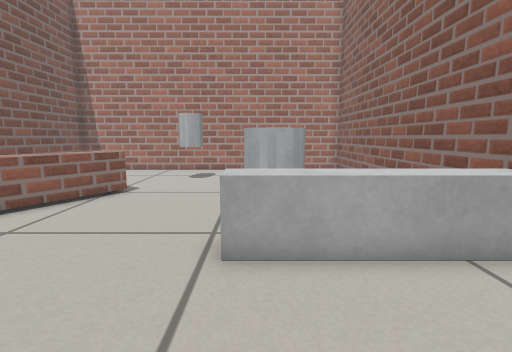
view 1 (above)

15 first-person views from a walk through a robot-simulator world made for Gazebo. The camera is 0.46 m above the floor, tilts 8° down and sees 85° across. The floor is counted in squares, 0.2 m on a side. Each view is taken from the middle of a square. On the plan, view 1 faces up. The plan holds only what a view shows up to about 17 squares ahead; the rest is blank.

view 2
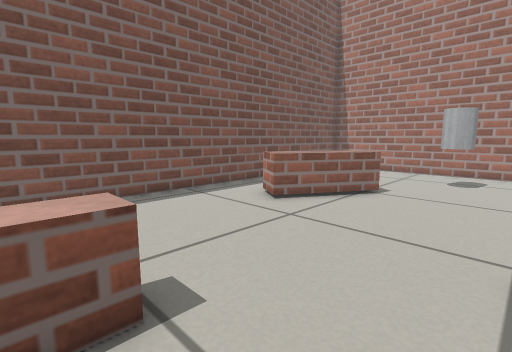

view 3
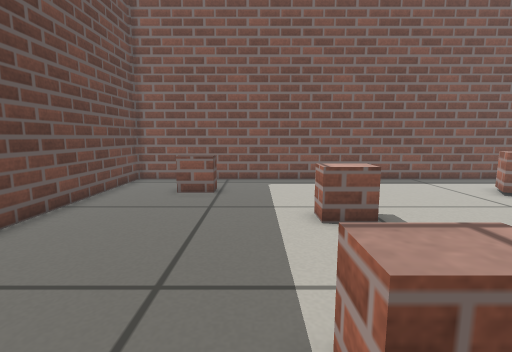

view 4
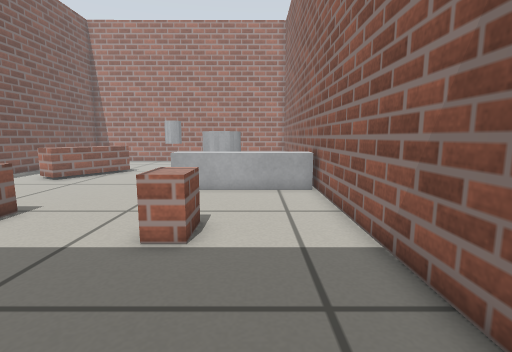

view 5
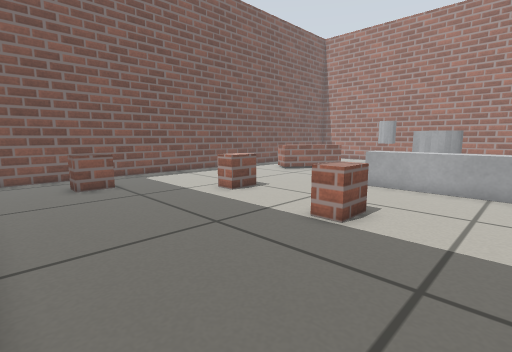

view 6
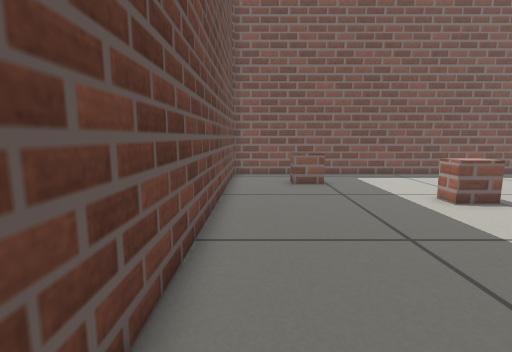

view 7
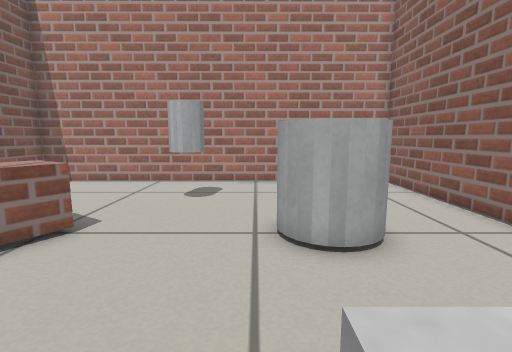

view 8
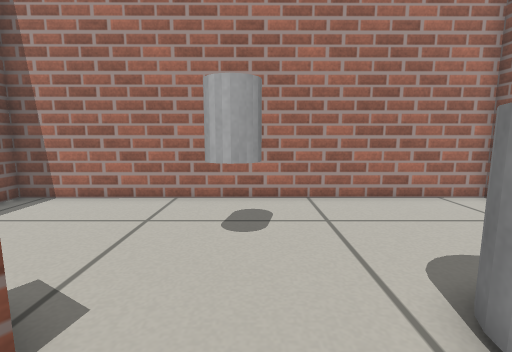

view 9
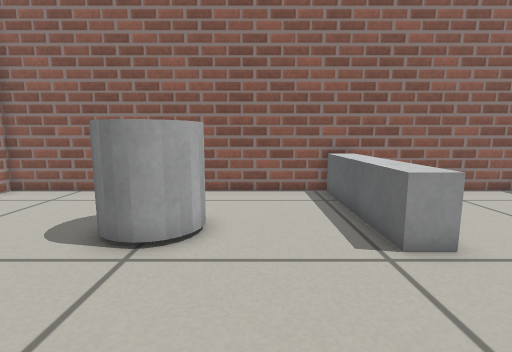

view 10
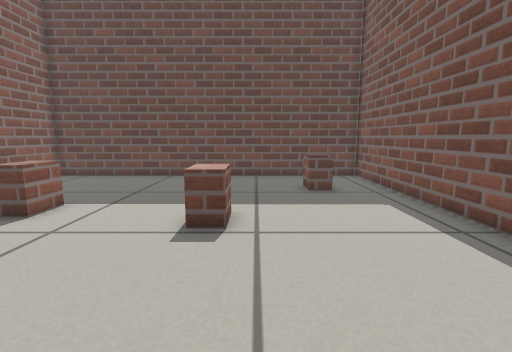

view 11
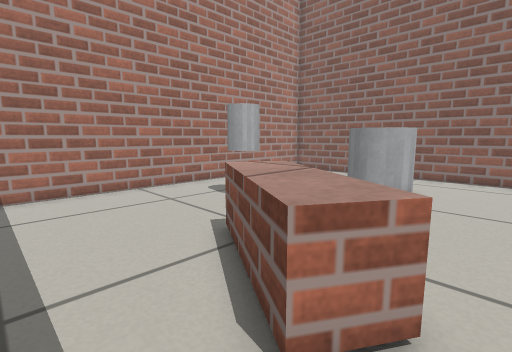

view 12
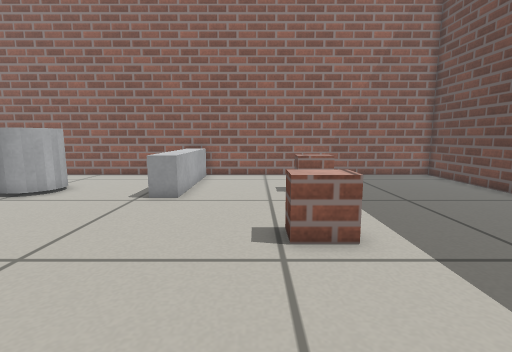

view 13
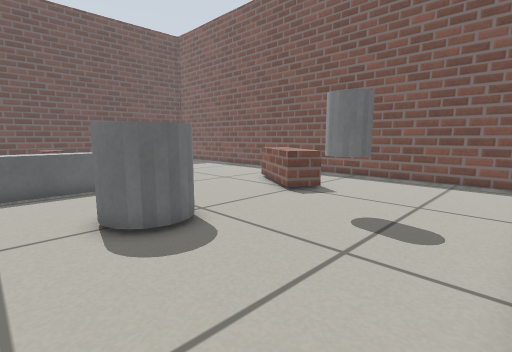

view 14
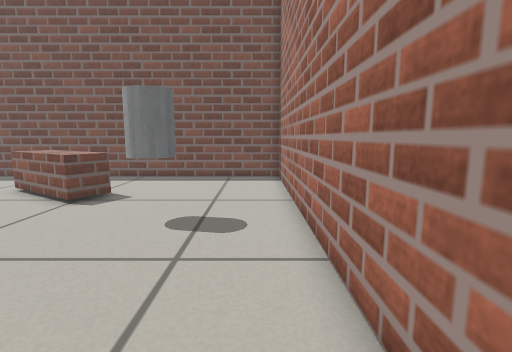

view 15
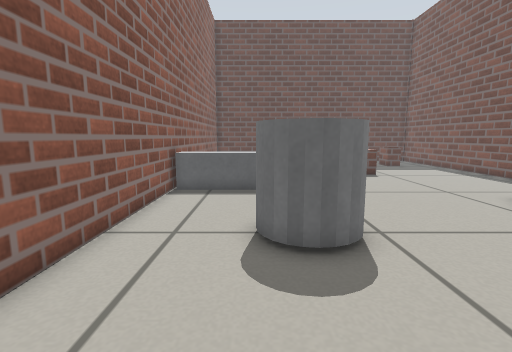

### Floor plan
Points are (right, up) in squares from view 1. A wall is a line through its corners. A room is listed if a view was taken in it or the views show most of it. See-through windows are left out.
Room 1 (views 1, 2, 3, 4, 5, 6, 7, 8, 9, 10, 11, 12, 13, 14, 15)
walls: (5.7, 19.4) (-11.9, 19.3) (-11.9, -8.3) (5.7, -8.3) (5.7, 19.4)
low walls: (-4.2, 1.3) (-4.2, -0.2) (-5.3, -0.2) (-5.3, 1.3) (-4.2, 1.3); (-7.8, 7.7) (-9.1, 8.5) (-6.7, 12.3) (-5.4, 11.5) (-7.8, 7.7); (0.5, 0.3) (1.5, 0.3) (1.5, -1.2) (0.5, -1.2) (0.5, 0.3); (-9.4, -3.7) (-8.2, -3.7) (-8.2, -5.2) (-9.2, -5.2)
objects: grey cylinder (-4, 15) to (-3, 16); grey box (0, 5) to (5, 6); grey cylinder (0, 10) to (2, 13)

Positions as (right, up) in squares from view 1, and headings:
1: (0, 0), facing up
2: (-1, 0), facing up-left
3: (3, -2), facing left
4: (3, -7), facing up
5: (5, -8), facing up-left
6: (5, -7), facing left
7: (-1, 5), facing up
8: (-3, 9), facing up
9: (-6, 9), facing right
10: (-6, 8), facing down
11: (-11, 7), facing up-right
12: (-11, 2), facing right
13: (4, 19), facing down-left
14: (4, 18), facing left
15: (2, 18), facing down
